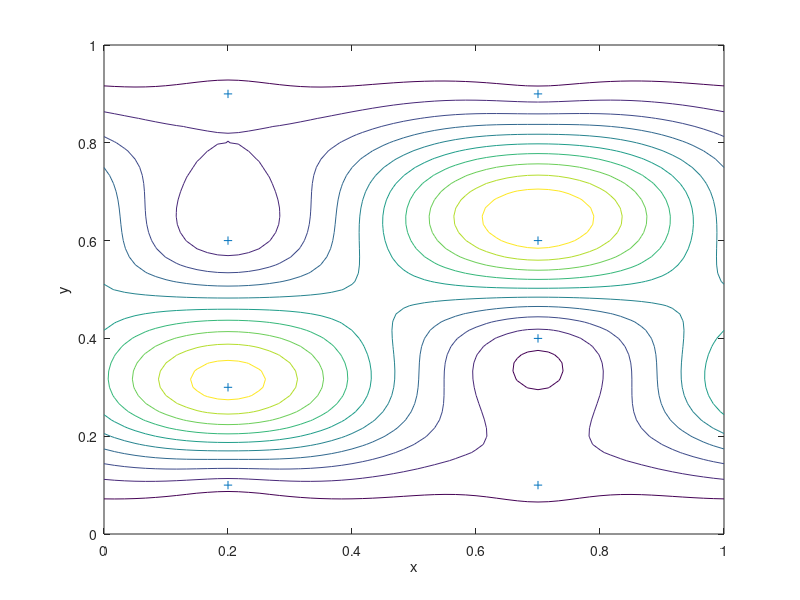

This figure's MATLAB source:
% multi-D linear spline prediction
xe=[0.1;0.2;0.5;0.3;0.45;0.6;0.8;0.62;0.9;1];
xk=zeros(3*size(xe,1),1);
xk(1:3:end)=xe;
xk(2:3:end)=xe;
xk(3:3:end)=xe;
ye1=[0.7;0.7;0.7;0.4;0.18;0.2;0.4;0.7;0.7;0.7];
ye2=[0.8;0.8;0.8;0.5;0.25;0.3;0.52;0.8;0.8;0.8];
ye3=[0.6;0.6;0.6;0.3;0.08;0.1;0.3;0.6;0.6;0.6];
yk=zeros(3*size(xe,1),1);
yk(1:3:end)=ye2;
yk(2:3:end)=ye1;
yk(3:3:end)=ye3;
fe1=[0.1;0.1;0.1;0.1;0.1;0.1;0.1;0.1;0.1;0.1];
fe2=[0.3;0.3;0.3;0.3;0.3;0.3;0.3;0.3;0.3;0.3];
fe3=[0.3;0.3;0.3;0.3;0.3;0.3;0.3;0.3;0.3;0.3];
fk=zeros(3*size(xe,1),1);
fk(1:3:end)=fe2;
fk(2:3:end)=fe1;
fk(3:3:end)=fe3;
% try this simpler version
xk=[.2 .2 .2 .2 .7 .7 .7 .7]
yk=[.1 .3 .6 .9 .1 .4 .6 .9]
fk=[0  1  0  0  0  0  1  0]
% force column vector and make periodic??
n=length(xk);
xk=xk(:); yk=yk(:); fk=fk(:);
pk=exp(i*2*pi*xk);
qk=exp(i*2*pi*yk);
% find coefficients
[ppk,pp]=meshgrid(pk,pk);
[qqk,qq]=meshgrid(qk,qk);
dist=sqrt(abs(pp-ppk).^2+abs(qq-qqk).^2);
a=[zeros(3,3) [ones(n,1) pk qk]'
      ones(n,1) pk qk dist.^3];
abc=a\[zeros(3,1);fk];
conda=cond(a);
% evaluate at the following points
m=61;
[x,y]=meshgrid(linspace(0,1,m));
p=exp(i*2*pi*x);
q=exp(i*2*pi*y);
[ppk,pp]=meshgrid(pk,p(:));
[qqk,qq]=meshgrid(qk,q(:));
dist=sqrt(abs(pp-ppk).^2+abs(qq-qqk).^2);
z=abc(1)+abc(2)*p(:)+abc(3)*q(:)+(dist.^3)*abc(4:n+3);
z=reshape(real(z),m,m);
clf()
%subplot(1.7,1.7,1);
%surf(x,y,z);
contour(x,y,z), hold on
xlabel('x'), ylabel('y'), zlabel('f')
plot(xk,yk,'+'), hold off
%plot3(x(1,:),y(:,1),real(z)','theta=65,alpha=20');
%cf=gcf();
%cf.color_map=rgbmap(32);
